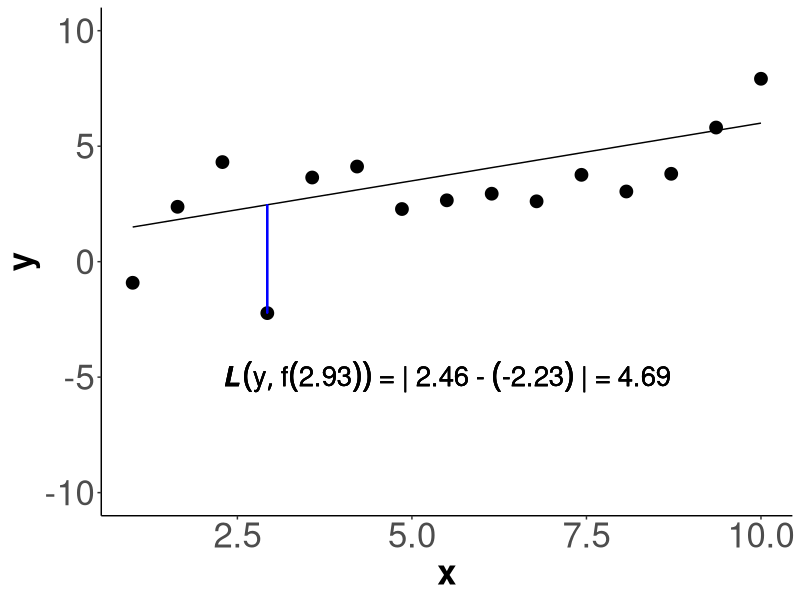
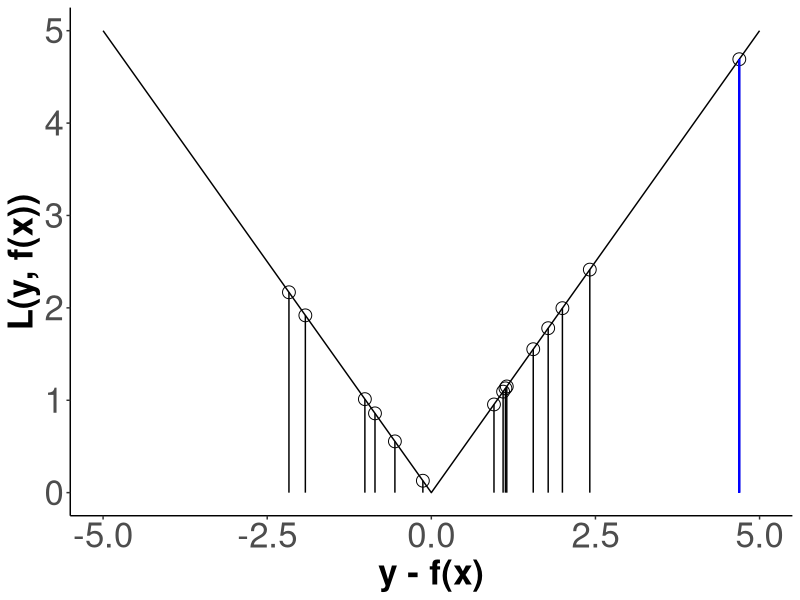
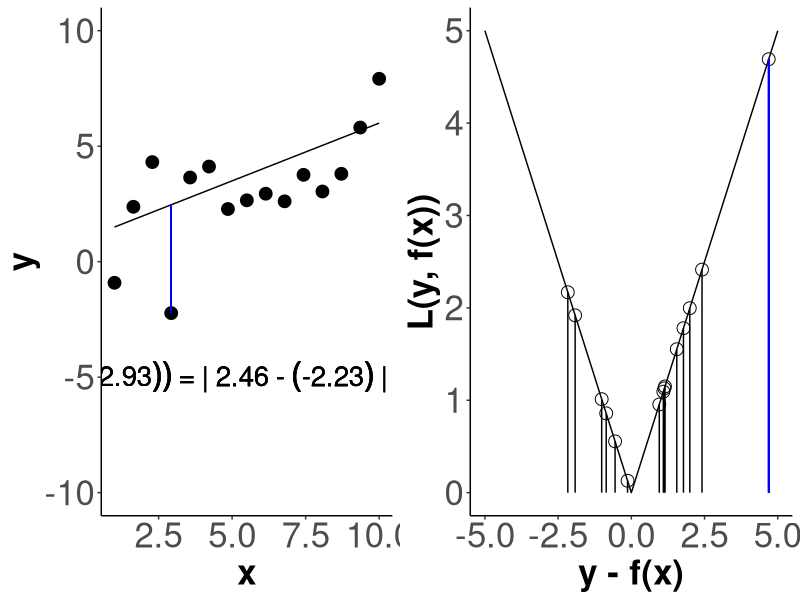

These charts were generated, in order, by the following R code:
##################################################################
####################Loss in a function ###########################
##################################################################
# Aim: show loss of a single observation

#######
#libraries
library(ggplot2)
library(gridExtra)
library(grid)

#######
# Create sample data
set.seed(1234)

#number of data points
n <- 15

# errors
sd <- 2
eps <- rnorm(n = n , mean = 0, sd = sd)

# x values
x <- seq (1,10,length.out = n)

#linear model 
b0 <- 1
b1 <- 0.5
y <- b0 + b1*x + eps


#####
#perfect model 
model_1 <- b0 + b1*x



 
data <- data.frame(x = x, y = y, model_1 = model_1) 

#calculation
example_oberservation <- 4
loss_example  <- abs(model_1[example_oberservation]-y[example_oberservation])

  
loss_plot <-   ggplot(data = data, mapping = aes(x = x, y=y)) +
    geom_point(size= 4) +
    geom_line (aes(x =x, y= model_1))+
    geom_segment(aes(x = x[example_oberservation], 
                       y = model_1[example_oberservation], 
                       xend = x[example_oberservation], 
                       yend = y[example_oberservation]),
                 colour = "blue")+
    #geom_segment(aes(xend = x, yend = model), alpha = .2) +
    theme_classic() +
    ylim(c(-10,10))+
    annotate("text", x = 5.5, y = -5, label = bquote(bolditalic(L)(y,f(bold(.(round(x[example_oberservation],2)))))~"="~"|"~.(round(model_1[example_oberservation],2))~"-"~(.(round(y[example_oberservation],2)))~"|"~"="~.(round(loss_example,2))), size = 7) +
    theme(axis.text=element_text(size=25),
         axis.title=element_text(size=25,
                                 face="bold"))
  
    
  
loss_plot

##### residual plot


x_seq <- seq(-5,5,0.01)
loss_function <- abs(x_seq)
data_loss_function <- data.frame(x = x_seq, y = loss_function)


loss  <- abs(model_1-y)
residuals <- model_1 - y
data_residuals <- data.frame(residuals = residuals, loss = loss)

residual_plot <- ggplot(data = data_loss_function, mapping = aes(x = x, y = y))+
  geom_line() +
  geom_point(mapping = aes(x=residuals, y=loss), data = data_residuals, shape =1, size = 4)+
  xlim(-5,5) +
  theme_classic()+
  geom_segment(mapping = aes(x = residuals, 
                             y = loss, 
                             xend = residuals, 
                             yend = rep(0, n)),
               colour = "black", data = data_residuals)  +
  geom_segment(mapping = aes(x = residuals[example_oberservation], 
                     y = loss[example_oberservation], 
                     xend = residuals[example_oberservation], 
                     yend = 0),
                 colour = "blue", data = data_residuals)  +
  xlab ( "y - f(x)")+
  ylab ("L(y, f(x))") +
  theme(axis.text=element_text(size=25),
        axis.title=element_text(size=25,face="bold"))

residual_plot     
    
ggsave(filename = "figure/ml-basic_riskmin-1-loss.png", plot = gridExtra::grid.arrange(loss_plot, residual_plot , ncol = 2), width = 14, height = 5, units = "in")


